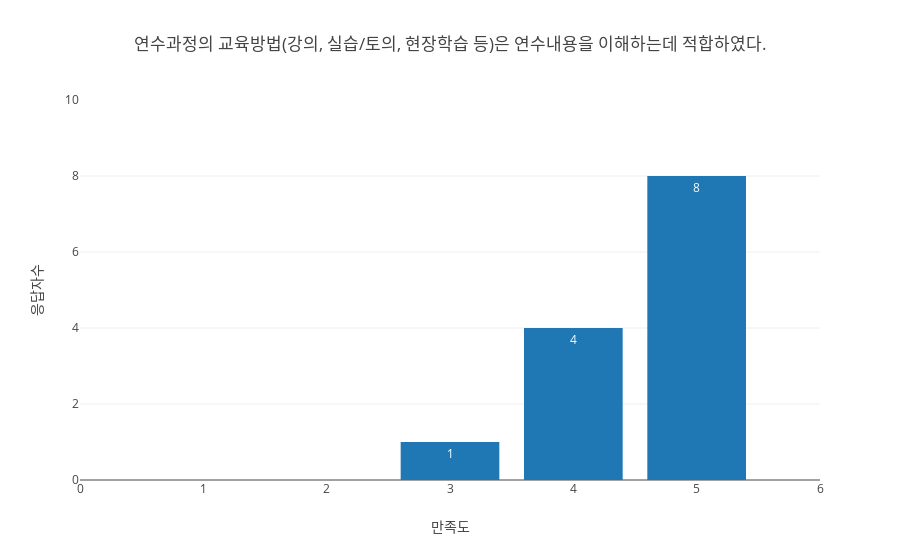

Notebook source saved alongside this figure:
### Code cell
trace = go.Bar(
    x = survey.iloc[:,[0,19]]['연수과정의 교육방법(강의, 실습/토의, 현장학습 등)은 연수내용을 이해하는데 적합하였다.'].value_counts().index,
    y = survey.iloc[:,[0,19]]['연수과정의 교육방법(강의, 실습/토의, 현장학습 등)은 연수내용을 이해하는데 적합하였다.'].value_counts(),
    text = survey.iloc[:,[0,19]]['연수과정의 교육방법(강의, 실습/토의, 현장학습 등)은 연수내용을 이해하는데 적합하였다.'].value_counts(),
    textposition = 'auto'
)

layout = go.Layout(title='연수과정의 교육방법(강의, 실습/토의, 현장학습 등)은 연수내용을 이해하는데 적합하였다.',
                   xaxis=dict(title='만족도', range=[0,6]),
                   yaxis=dict(title='응답자수',range=[0,10]))

fig = go.Figure(data=[trace], layout=layout)

iplot(fig)

### Figure 1 — Plotly figure (JSON) as saved in the notebook; plotly's stock layout.template omitted (floating-point values rounded to 4 significant figures)
{"data": [{"text": [8, 4, 1], "textposition": "auto", "type": "bar", "uid": "7e102b0d-5656-49e0-b0e3-3548e306c723", "x": [5, 4, 3], "y": [8, 4, 1]}], "layout": {"autosize": true, "title": {"text": "연수과정의 교육방법(강의, 실습/토의, 현장학습 등)은 연수내용을 이해하는데 적합하였다."}, "xaxis": {"range": [0, 6], "title": {"text": "만족도"}, "type": "linear"}, "yaxis": {"range": [0, 10], "title": {"text": "응답자수"}, "type": "linear"}}}
